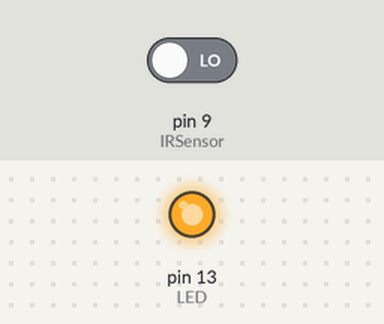
Bench run of a sketch on a simulated Arduino Uno, built with avr-gcc and run on an emulated ATmega328P. Parts: output pins drawn as LEDs (lit = HIGH). The inputs (shaded band) are chosen by the test bench; at power-on: pin 9 (IRSensor) LOW.

Above: at 1.2 s.
1.3 s: pin 9 (IRSensor) driven HIGH
At 1.7 s:
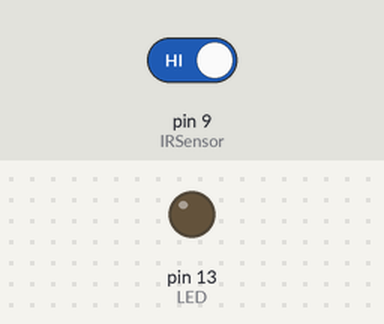
2.8 s: pin 9 (IRSensor) driven LOW
At 4.0 s:
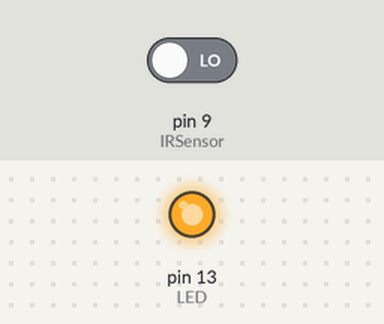
Timing chart, 0 to 5.8 s (numbered marks = the images above; inputs shaded):
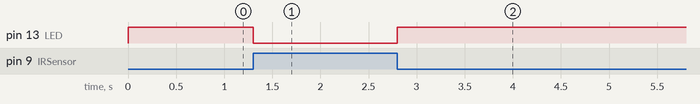

The sketch:

IR_Sensor.ino
```cpp
int IRSensor = 9;
int LED = 13;

void setup() {
  Serial.begin(115200);
  pinMode(IRSensor, INPUT);
  pinMode(LED, OUTPUT);
}

void loop() {
  int sensorStatus = digitalRead(IRSensor);
  if (sensorStatus == 1)
  {
    digitalWrite(LED, LOW);
  }
  else  {
    digitalWrite(LED, HIGH);
  }
}
```

Measured:
- after the input at 1.3 s, pin 13 (LED): HIGH → LOW at once
- after the input at 2.8 s, pin 13 (LED): LOW → HIGH at once
